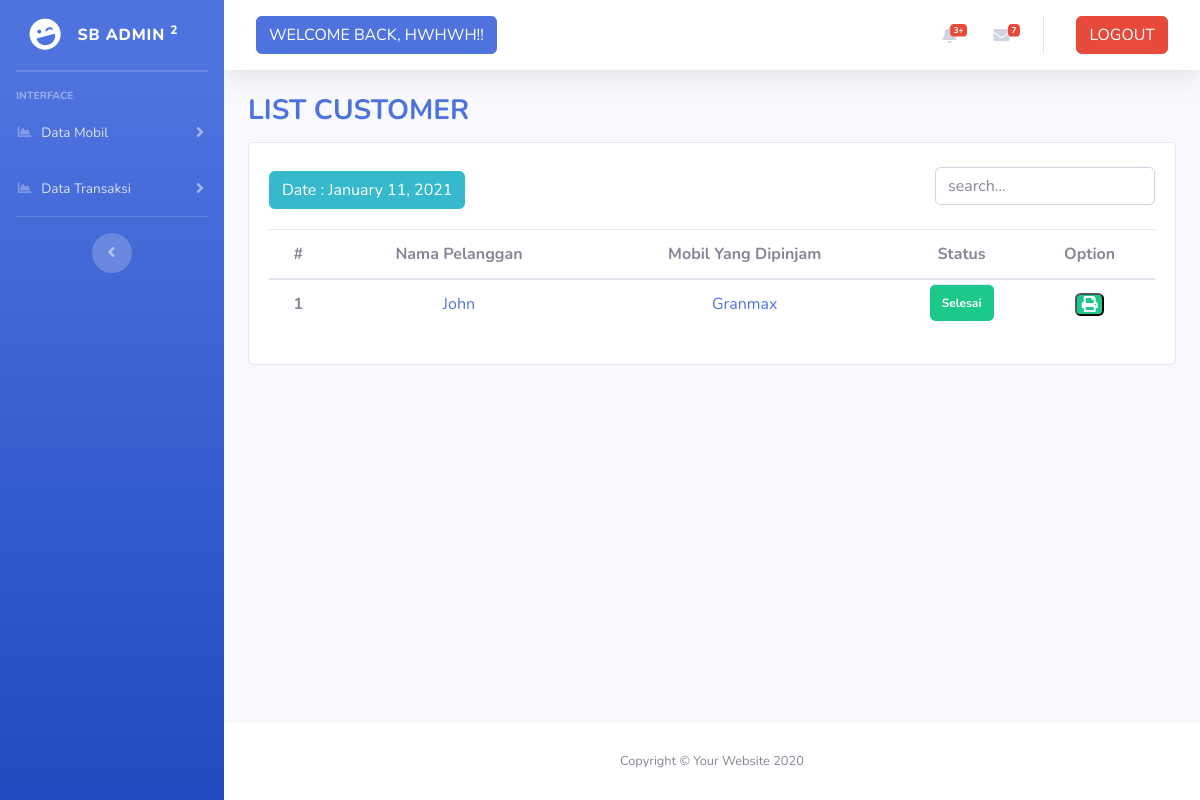
The app's page /admin/selesai_transaksi.php (signed in) with its own data.
### tables this page shows
CREATE TABLE `data_customer` (
  `id_cs` int(11) NOT NULL,
  `id_car` int(11) NOT NULL,
  `name` text NOT NULL,
  `identity` text NOT NULL,
  `address` text NOT NULL,
  `phone` text NOT NULL,
  `checkin` date NOT NULL,
  `checkout` date DEFAULT NULL,
  `days` int(11) DEFAULT NULL,
  `totalPrice` int(11) DEFAULT NULL,
  `status_cs` text NOT NULL
);

CREATE TABLE `mobil_data` (
  `id_mobil` int(11) NOT NULL,
  `car_name` text NOT NULL,
  `license_number` text NOT NULL,
  `rental_price` int(11) NOT NULL,
  `type_car` text NOT NULL,
  `status` text NOT NULL,
  `description` text DEFAULT NULL,
  `car_img` text DEFAULT NULL
);

### admin/auth.php (called while the page is built, shortened)
<?php
$connect = new mysqli('localhost', 'root', '', 'car_rent');
function query($query)
{
  global $connect;
  $result   = mysqli_query($connect, $query);
  $rows     = [];
  while ($row = mysqli_fetch_assoc($result)) {
    $rows[] = $row;
  }
  return $rows;
}

### admin/selesai_transaksi.php (the view, shortened to what this page needs)
<?php
  $status = 'Selesai';
  $sql = query('SELECT `dc`.`name`, `dc`.`identity`, `dc`.`address`, `dc`.`phone`, `dc`.`checkin`, `dc`.`checkout`, `dc`.`totalPrice`, `dc`.`status_cs`, `md`.`car_name`, `md`.`license_number`, `md`.`rental_price`
              FROM `data_customer` AS `dc` LEFT JOIN `mobil_data` AS `md`
              ON `dc`.`id_car` = `md`.`id_mobil` where `dc`.`status_cs`="' . $status . '" ');
?>
<?php include 'template/header.php'; ?>
<body id="page-top">
  <div id="wrapper">
    <?php include 'template/sidebar.php'; ?>
    <div id="content-wrapper" class="d-flex flex-column">
      <div id="content">
        <?php include 'template/navbar.php'; ?>
        <div class="container">
          <div class="float-left">
            <h3 class="text-primary"><b>LIST CUSTOMER</b></h3>
          </div>
        </div>
        <div class="container pt-5 mt-3">
          <div class="card">
            <div class="card-body">
              <div class="form-inline d-flex float-left md-form form-sm pt-2 pb-3">
                <a class="btn btn-info">Date : <?php echo date("F j, Y"); ?></a>
              </div>
              <form class="form-inline d-flex float-right md-form form-sm pt-1" method="post">
                <div class="form-group">
                  <input class="form-control mb-4" id="tableSearch" type="text" placeholder="search...">
                </div>
              </form>
              <table class="table mt-5 text-center">
                <thead>
                  <tr>
                    <th scope="col">#</th>
                    <th scope="col">Nama Pelanggan</th>
                    <th scope="col">Mobil Yang Dipinjam</th>
                    <th scope="col">Status</th>
                    <th scope="col">Option</th>
                  </tr>
                </thead>
                <?php
                  $i = 1;
                  foreach ($sql as $data) {
                    $debug = implode(",", $data);
                  ?>
                    <tbody id="myTable">
                      <tr>
                        <th><?php echo $i; ?></th>
                        <td>
                          <a href="" class="openEditDialog" data-toggle="modal" data-target="#modal2" data-id="<?php echo $debug; ?>"><?php echo $data['name']; ?></a>
                        </td>
                        <td>
                          <a href="" class="getID" data-toggle="modal" data-target="#modal1" data-id="<?php echo $debug; ?>"><?php echo $data['car_name']; ?></a>
                        </td>
                        <th class="badge badge-success mt-1"><?php echo $data['status_cs']; ?></th>
                        <th>
                          <form method="post">
                            <button type="submit" class="badge badge-success"><i class="fas fa-print fa-lg"></i></button>
                          </form>
                        </th>
                      </tr>
                    </tbody>
                  <?php
                    $i++;
                  }
                ?>
              </table>
            </div>
          </div>
        </div>
      </div>
      <?php include 'template/footer.php'; ?>
</body>

### records on screen
data_customer: name "John", id_car.car_name "Granmax", status_cs "Selesai"
